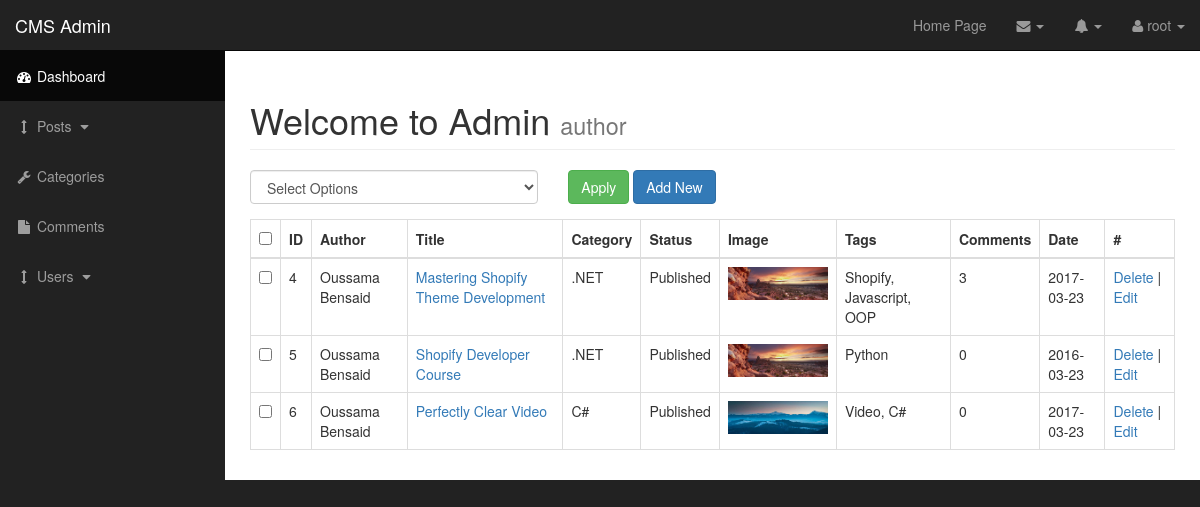
Screenshot of /admin/posts.php (signed in) with the database file from the repository.
### tables this page shows
CREATE TABLE `posts` (
  `post_id` int(3) NOT NULL,
  `post_category_id` int(11) NOT NULL,
  `post_title` varchar(255) NOT NULL,
  `post_author` varchar(255) NOT NULL,
  `post_date` date NOT NULL,
  `post_image` text NOT NULL,
  `post_content` text NOT NULL,
  `post_tags` varchar(255) NOT NULL,
  `post_comment_count` int(11) NOT NULL,
  `post_status` varchar(255) NOT NULL DEFAULT 'draft'
);

CREATE TABLE `categories` (
  `cat_id` int(3) NOT NULL,
  `cat_title` varchar(255) NOT NULL
);

### admin/includes/view_all_posts.php (the view, shortened to what this page needs)
<form action="" method="POST">
    <table class="table table-bordered table-hover" id="viewposts">
        <div class="row">
            <div class="col-sm-4">
                <select class="form-control" name="bulk_option">
                    <option value="">Select Options</option>
                </select>
            </div>
            <div class="form-group col-xs-4">
                <input type="submit" class="btn btn-success" name="apply" value="Apply">
                <a class="btn btn-primary" href="posts.php?source=add_post">Add New</a>
            </div>
        </div>
        <thead>
            <tr>
                <th><input type='checkbox' id='selectAllBoxes' onclick="selectAll(this)"></th>
                <th>ID</th>
                <th>Author</th>
                <th>Title</th>
                <th>Category</th>
                <th>Status</th>
                <th>Image</th>
                <th>Tags</th>
                <th>Comments</th>
                <th>Date</th>
                <th>#</th>
            </tr>
        </thead>
        <tbody>
            <?php
            $query = "SELECT * FROM posts";
            $fetch_posts_data = mysqli_query($connection, $query);
            while ($Row = mysqli_fetch_assoc($fetch_posts_data)) {
                $the_post_id = $Row['post_id'];
                echo "<tr>"; ?>
                <td><input type='checkbox' name='checkBoxArray[]' value='<?php echo $the_post_id ?>'></td>
            <?php
                echo "<td>{$Row['post_id']}</td>
                <td>{$Row['post_author']}</td>
                <td><a href='../post.php?p_id=$the_post_id'>{$Row['post_title']}</a></td>";
                $cat_id = $Row['post_category_id'];
                $query = "SELECT * FROM categories WHERE cat_id=$cat_id";
                $fetch_cat_data = mysqli_query($connection, $query);
                while ($Cat = mysqli_fetch_assoc($fetch_cat_data)) {
                    $cat_title = $Cat["cat_title"];
                    if (isset($cat_title)) {
                        echo "<td>$cat_title</td>";
                    }
                }
                echo "
                <td>{$Row['post_status']}</td>
                <td><img src='../images/{$Row['post_image']}' alt='image' width='100px'></td>
                <td>{$Row['post_tags']}</td>
                <td>{$Row['post_comment_count']}</td>
                <td>{$Row['post_date']}</td>
                <td>
                    <a onClick=\"javascript: return confirm('Are you sure you want to delete'); \" href='posts.php?delete=$the_post_id'>Delete</a>
                    | <a href='posts.php?source=edit_post&p_id=$the_post_id'>Edit</a>
                </td>
            </tr>";
            }
            ?>
        </tbody>
    </table>
</form>

### admin/css/sb-admin.css (style rules this page uses)
body { margin-top: 100px; background-color: #222; }
@media (min-width: 768px) { body { margin-top: 50px; } }

### rows the page displays
posts: post_id "4", post_author "Oussama Bensaid", post_title "Mastering Shopify Theme Development", post_status "Published", post_image (picture), post_tags "Shopify, Javascript, OOP", post_comment_count "3", post_date "2017-03-23"
categories: cat_title ".NET"
posts: post_id "5", post_author "Oussama Bensaid", post_title "Shopify Developer Course", post_status "Published", post_image (picture), post_tags "Python", post_comment_count "0", post_date "2016-03-23"
posts: post_id "6", post_author "Oussama Bensaid", post_title "Perfectly Clear Video", post_status "Published", post_image (picture), post_tags "Video, C#", post_comment_count "0", post_date "2017-03-23"
categories: cat_title "C#"

### other values shown
$_SESSION['username'] "root"
